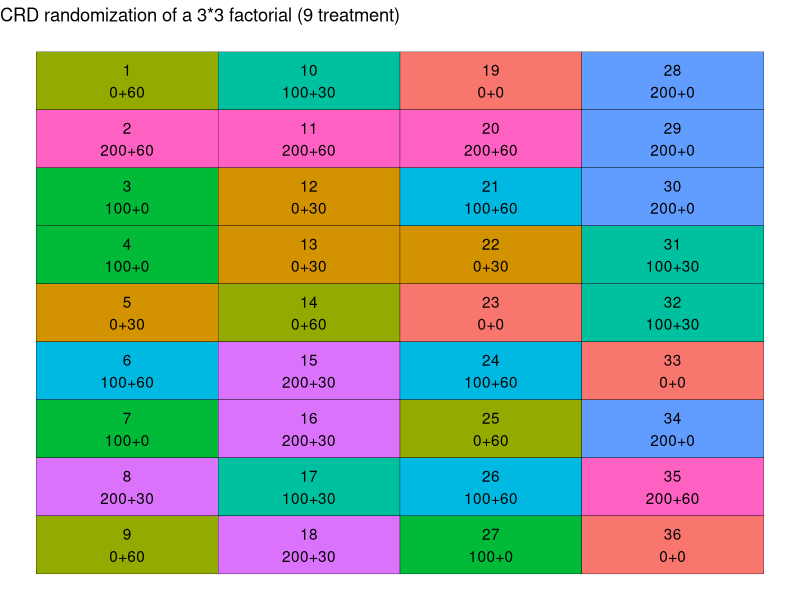
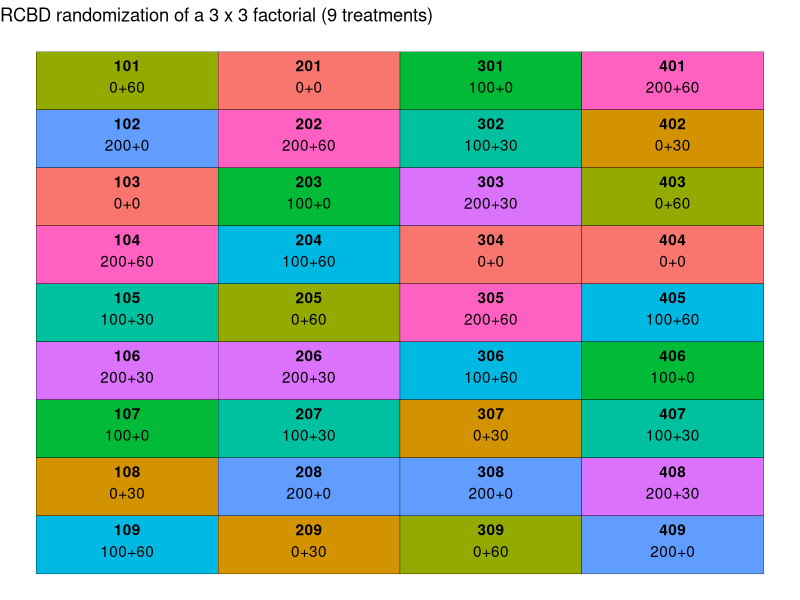

Write the R code that produced these figures, in order. (Note: this script raises an error after producing the figures.)
## ---- chunk 1
# Loading packages
library(tidyverse) # for data wrangling and plotting
## ---- chunk 2
trts <- crossing(nrate_kgha = c(0, 100, 200),
                 krate_kgha = c(0, 30, 60)
                 ) %>%
  mutate(trtnum = 1: nrow(.)) %>%
  mutate(trtname = paste0(nrate_kgha, "+", krate_kgha))

trts
## ---- chunk 3
# Setting seed to get same randomization result every time
set.seed(930)

crd_rand <- crossing(trtname = trts$trtname,
                     rep = 1:4
                     
                     ) %>%
  # Since plots are organized without a structure, let's number them 1 through 36
mutate(plot = 1: nrow(.)) %>%

  # Randomizing trtname to plots, without restrictions 
mutate(plot = sample(plot)) %>%
  arrange(plot)

crd_rand
## ---- chunk 4
crd_layout <- crd_rand %>%
  # Defining number of rows and columns in the field for plotting purposes
mutate(row = rep(1:4, each = 9)) %>%
  mutate(col = rep(seq(from = 1,
                   to = 9,
                   by = 1), times = 4
                   )) %>%
  # Creating plot and trtname labels for plotting
mutate(lab = paste0(plot, "\n", trtname ))
crd_layout
## ---- chunk 5
ggplot(data = crd_layout,
       aes(x = row, y = -col)
       ) +
  geom_tile(aes(fill = trtname), 
            color = "black",
            show.legend = F
            ) +
  geom_text(aes(label = lab)) +
  labs(title = "CRD randomization of a 3*3 factorial (9 treatment)") +
  theme_void()

## ---- chunk 6
# Setting seed to get same randomization result every time
set.seed(930)

rcbd_rand <- crossing(trtname = trts$trtname,
                      rep = 1:4
                      ) %>%
  arrange(rep) %>%
  group_by(rep) %>%
  mutate(trtname = sample(trtname)) %>%
  mutate(plot = (rep*100)+ 1:9) %>%
  ungroup()

rcbd_rand
## ---- chunk 7
rcbd_rand %>%
  group_by(rep, trtname) %>%
  tally() %>%
  filter(n > 1)
## ---- chunk 8
rcbd_layout <- rcbd_rand %>%
  # Defining number of rows and columns in the field for plotting purposes
  mutate(row = rep(1:4, each = 9)) %>%
  mutate(col = rep(seq(from = 1, 
                       to = 9, #total number of treatments, 
                       by = 1), 
                   times = 4 #total number of blocks
  )) %>%
  # Creating plot and trtname labels for plotting
  mutate(lab = paste0(plot, "\n", trtname))

rcbd_layout
## ---- chunk 9
ggplot(data = rcbd_layout, aes(x = row, 
                               y = -col))+
  geom_tile(aes(fill = trtname),
            color = "black",
            show.legend = F
  )+
  geom_text(aes(label = plot), fontface = "bold", vjust = -.8)+
  geom_text(aes(label = trtname), vjust = 1)+
  labs(title = "RCBD randomization of a 3 x 3 factorial (9 treatments)") +
  theme_void()

## ---- chunk 10
rcbd_rand %>%
  # Retrieving other information contained in trts
left_join(trts) %>%
  # Rearranging columns  
dplyr:: select(plot, rep, trtname, trtnum,
               nrate_kgha, krate_kgha) %>%
  write_csv("../output/rcbd_randomization_table.csv")

## ---- chunk 11
ggsave("../output/rcbd_layoutmap.png",
       width = 6,
       height = 4,
       bg = "white")
